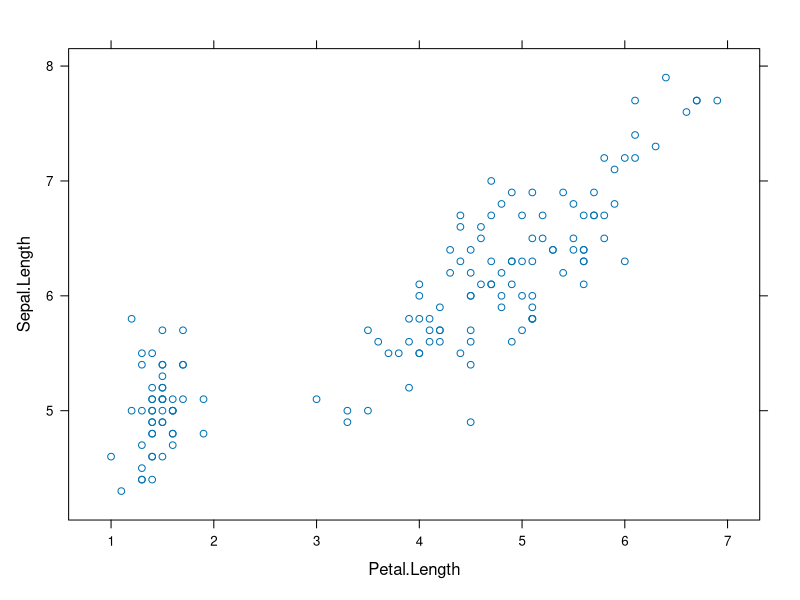
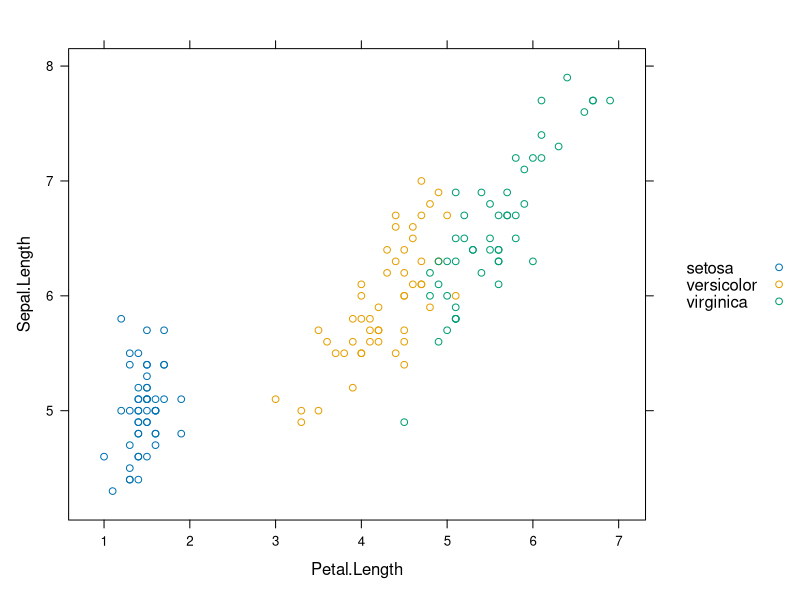
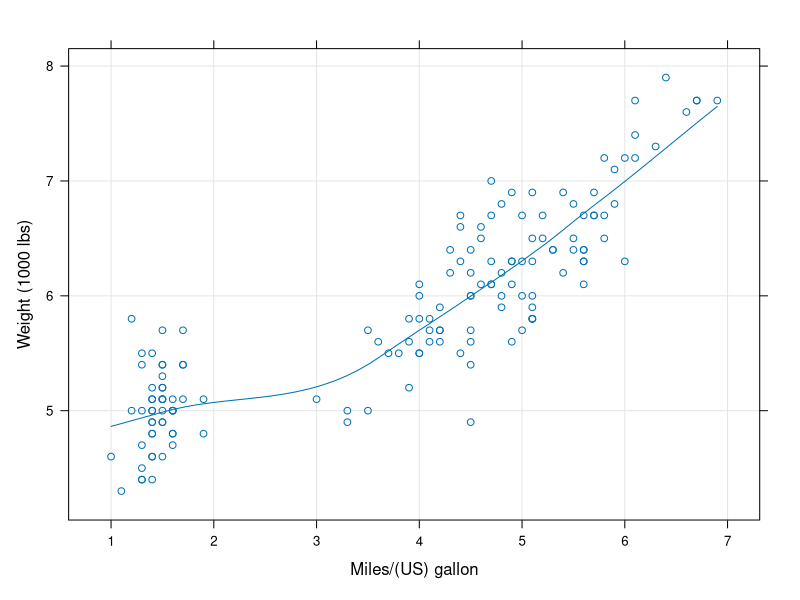
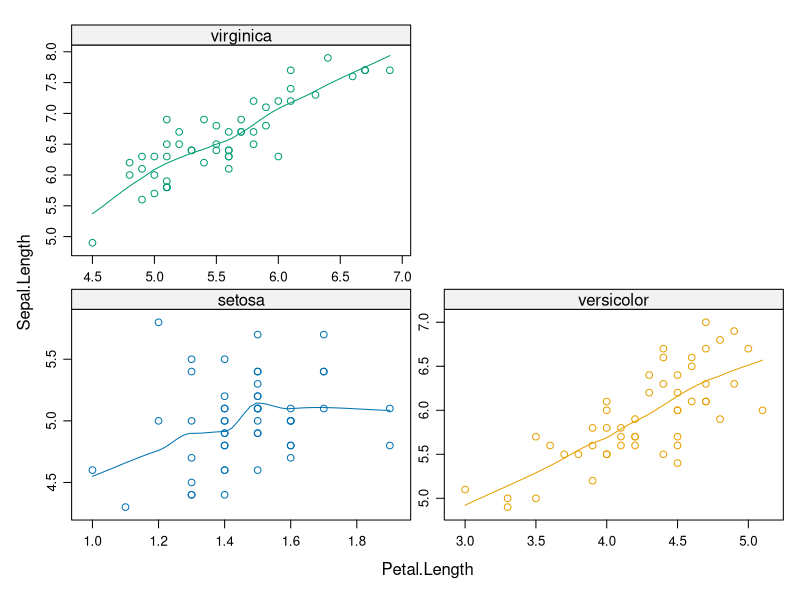

Generate these figures, in order, with R:
## ---- chunk 1
library(lattice)
## ---- chunk 2
my_data <- iris
head(my_data)
## ---- chunk 3
xyplot(Sepal.Length ~ Petal.Length, data = my_data)
## ---- chunk 4
xyplot(Sepal.Length ~ Petal.Length, group = Species, 
       data = my_data, auto.key = TRUE)
## ---- chunk 5
xyplot(Sepal.Length ~ Petal.Length, data = my_data,
       type = c("p", "g", "smooth"),
       xlab = "Miles/(US) gallon", ylab = "Weight (1000 lbs)")
## ---- chunk 6
xyplot(Sepal.Length ~ Petal.Length | Species, 
       group = Species, data = my_data,
       type = c("p", "smooth"),
       scales = "free")
